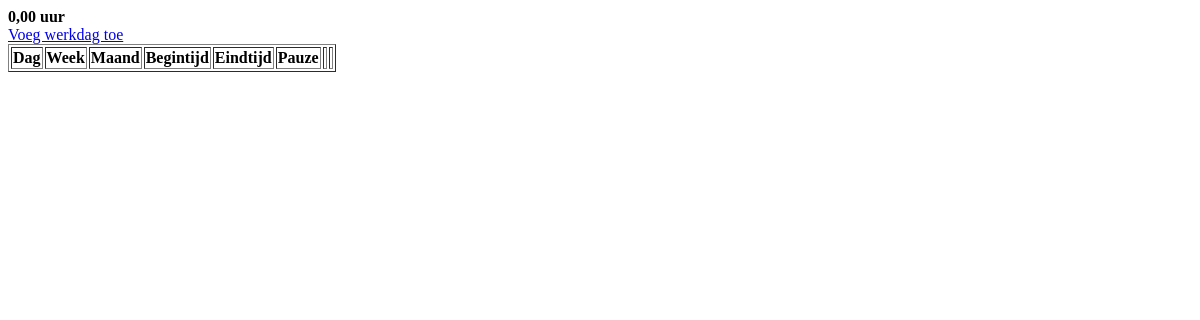
Before: / with the older database file.
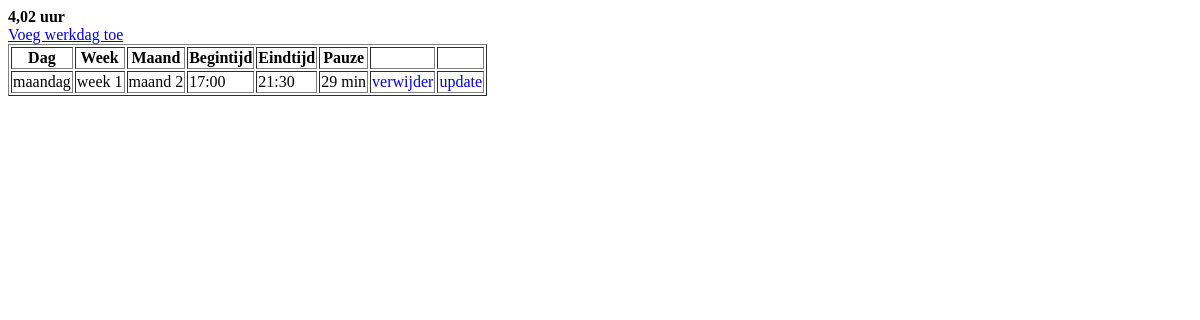
After: the same page with the newer database file.
### tables this page shows
CREATE TABLE werkdag (
        id INTEGER PRIMARY KEY AUTOINCREMENT,
        begintijd TIME NOT NULL,
        eindtijd TIME NOT NULL,
        pauze INTEGER NOT NULL,
        dag TEXT,
        week TEXT,
        maand TEXT,
        created_at TIMESTAMP DEFAULT CURRENT_TIMESTAMP
    );

### overig/urenberekener.php (called while the page is built)
<?php
    include(__DIR__ . '/database-connectie.php');
    $stmt = $conn->query("SELECT * FROM werkdag");
    $dagen = $stmt->fetchAll(PDO::FETCH_ASSOC);
    $totaalUren = 0;
    foreach ($dagen as $dag):
        $begin = new DateTime($dag['begintijd']);
        $eind  = new DateTime($dag['eindtijd']);
        $verschil = $begin->diff($eind);
        $totaalMinuten = ($verschil->days * 24 * 60) + ($verschil->h * 60) + $verschil->i;
        $gewerkteMinuten = $totaalMinuten - $dag['pauze'];
        $uren = round($gewerkteMinuten / 60, 2);
        $totaalUren += $uren;
    endforeach;
?>

### index.php (the view, shortened to what this page needs)
<?php
    include(__DIR__ . '/overig/database-connectie.php');
    include(__DIR__ . '/overig/urenberekener.php');
?>
<!DOCTYPE html>
<html lang="nl">
<head>
</head>
<body>
<strong><?= number_format($totaalUren, 2, ',', '.') ?> uur</strong><br>
<a href="add.php" class="add">Voeg werkdag toe</a>
<table border="1">
    <tr>
        <th>Dag</th>
        <th>Week</th>
        <th>Maand</th>
        <th>Begintijd</th>
        <th>Eindtijd</th>
        <th>Pauze</th>
        <th></th>
        <th></th>
    </tr>
    <?php foreach ($dagen as $dag): ?>
        <?php
            $update = "edit.php?id=" . $dag['id'] . "&dag=" . $dag['dag'] . "&week=" . $dag['week'] . "&maand=" .
            $dag['maand'] . "&begintijd=" . $dag['begintijd'] . "&eindtijd=" . $dag['eindtijd'] .
            "&pauze=" . $dag['pauze'];
        ?>
        <tr>
            <td><?= htmlspecialchars($dag['dag']) ?></td>
            <td><?= htmlspecialchars($dag['week']) ?></td>
            <td><?= htmlspecialchars($dag['maand']) ?></td>
            <td><?= htmlspecialchars($dag['begintijd']) ?></td>
            <td><?= htmlspecialchars($dag['eindtijd']) ?></td>
            <td><?= htmlspecialchars($dag['pauze']) ?> min</td>
            <td>
                <a class="delete" style="text-decoration: none;" href="
                <?php echo "handeling/delete.php?id=" . $dag['id']; ?>">verwijder</a>
            </td>
            <td>
                <a class="update" style="text-decoration: none;" href="<?= $update ?>">update</a>
            </td>
        </tr>
    <?php endforeach; ?>
</table>
</body>
</html>

Changed rows visible on the page:
added werkdag: dag "maandag", week "week 1", maand "maand 2", begintijd "17:00", eindtijd "21:30", pauze "29"
Other visible differences:
$totaalUren: "0,00" → "4,02"
